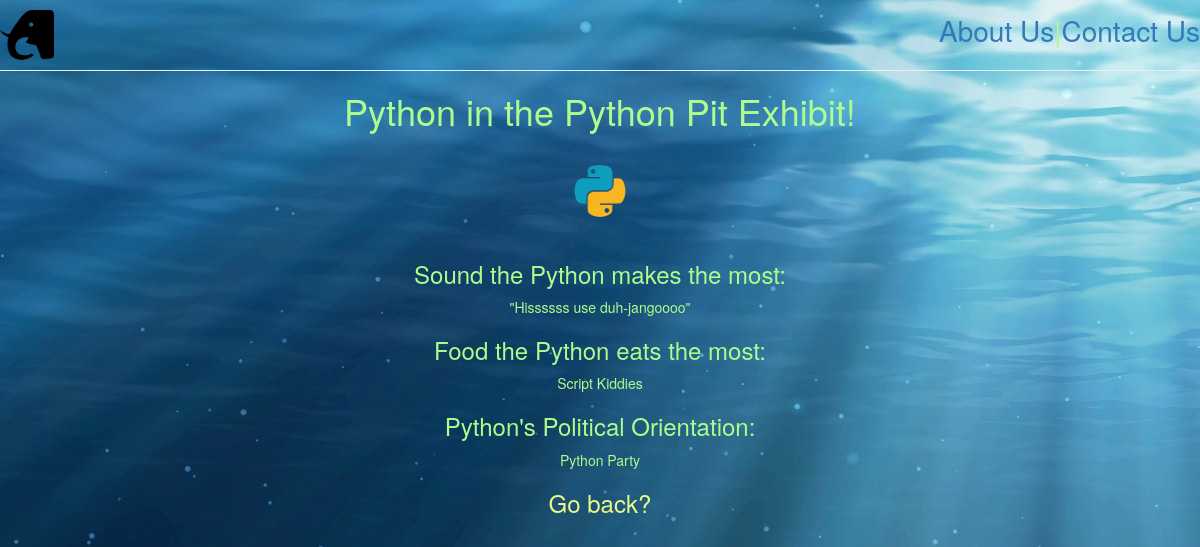
/zoo/animal/10, run on the app's committed database.
### zoo/models.py (models this page shows, shortened)
class Animal(models.Model):
    name = models.CharField(max_length=200)
    imageFileName = models.CharField(max_length=200, null=True)
    sound = models.CharField(max_length=200)
    food = models.CharField(max_length=200)
    political = models.CharField(max_length=200)
    exhibit = models.ForeignKey('Exhibit', on_delete=models.SET_NULL, null=True)

class Exhibit(models.Model):
    name = models.CharField(max_length=200, help_text="Enter an Exhibit name.")
    zoo = models.ForeignKey('Zoo', on_delete=models.SET_NULL, null=True)
    hasExit = models.BooleanField(default=False)
    def __str__(self):
        return self.name
    def get_absolute_url(self):
        return reverse('exhibitDetail', args=[str(self.id)])

### zoo/views.py (the view)
# urls.py: path('animal/<int:pk>', views.AnimalDetailView.as_view(), name='animalDetail'),
class AnimalDetailView(generic.DetailView):
    model = Animal

### zoo/templates/zoo/animal_detail.html
{% extends "base_generic.html" %}
{% block content %}
<h1>{{ animal.name }} in the {{ animal.exhibit }} Exhibit!</h1>
{% load static %}
<img class="animalPic" src="{% static animal.imageFileName %}"></img>
<h3>Sound the {{animal.name }} makes the most:</h3>
{{ animal.sound }}
<h3>Food the {{ animal.name }} eats the most:</h3>
{{ animal.food }}
<h3>{{ animal.name }}'s Political Orientation:</h3>
{{ animal.political }}
<h3><a class="goBack" href="{{ animal.exhibit.get_absolute_url }}">Go back?</a></h3>
{% endblock %}

### zoo/static/css/styles.css (style rules this page uses)
html { margin: 0; padding: 0; }
body { color: rgb(174, 251, 142); text-align: center; margin: 0; padding: 0; background-image: url("background.png"); }
.goBack { color:rgb(234, 249, 138); }
.animalPic { height: 100px; }

### data on the page
Animal: name "Python", exhibit "Python Pit", imageFileName (picture), sound "\"Hissssss use duh-jangoooo\"", food "Script Kiddies", political "Python Party"
